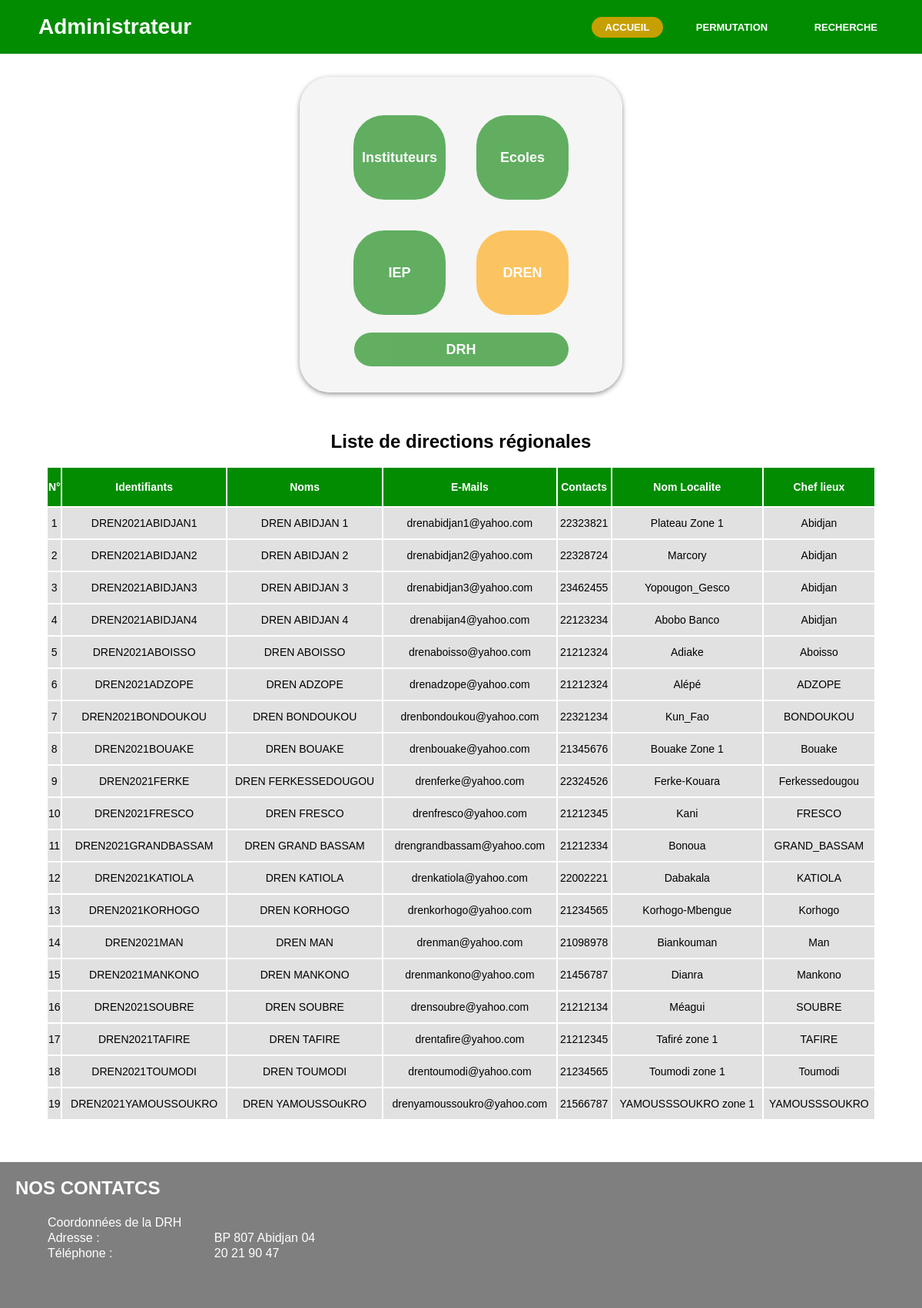
Screenshot of /views/admin/drenadmin.php with the database file from the repository.
### tables this page shows
CREATE TABLE `dren` (
  `Id_dren` varchar(50) NOT NULL,
  `nom_dren` varchar(100) NOT NULL,
  `mail_dren` varchar(100) NOT NULL,
  `contact_dren` varchar(10) NOT NULL,
  `Id_drh` varchar(100) NOT NULL,
  `Id_localite` int(11) NOT NULL,
  `matricule_respo` varchar(100) DEFAULT NULL,
  `nom_respo` varchar(50) NOT NULL,
  `prenoms_respo` varchar(100) NOT NULL,
  `mails_respo` varchar(100) NOT NULL,
  `tel_respo` int(10) NOT NULL
);

CREATE TABLE `localite` (
  `Id_localite` int(11) NOT NULL,
  `nom_localite` varchar(100) NOT NULL,
  `Chef_Lieux` varchar(100) NOT NULL
);

### models/Mod_DREN/bd_DREN.php (called while the page is built, shortened)
<?php
function liste_dren_All()
{
        $username = 'root';
        $pass = '';
        try {
                $user = new PDO('mysql:host=localhost;dbname=pct', $username, $pass);
                $user->setAttribute(PDO::ATTR_ERRMODE, PDO::ERRMODE_EXCEPTION);
                $user->setAttribute(PDO::MYSQL_ATTR_INIT_COMMAND, "SET NAMES 'UTF8'");
        } catch (PDOException $e) {
                die('echec lors de la connexion à la base de données:' . $e->getMessage());
        }
        $dren = $user->query("SELECT Id_dren, nom_dren, mail_dren, contact_dren, nom_localite, Chef_Lieux
        FROM dren, drh_men, localite
        WHERE  dren.Id_localite = localite.Id_localite AND dren.Id_drh = drh_men.Id_drh
        ORDER BY nom_dren
        ");
        $dren = $dren->fetchAll(PDO::FETCH_CLASS);
        return $dren;
}

### controllers/Con_dren/ConDren.php (the view, shortened to what this page needs)
<?php
class ConDren
{
  public function liste_dren_All()
  {
    require 'models/Mod_DREN/bd_DREN.php';
    $resul = liste_dren_All();
      $i = 1;
      echo "<h2 style=\"text-align:center\">Liste de directions régionales </h2>";
      echo "<br><table width=\"90%\" style=\"font-size:14px;margin-left: 5%;\" ><tr height=\"50px\" style=\"color:white;background: rgb(1, 140, 1);border-raduis:20px;\" >
          <th> N° </th><th> Identifiants </th> <th> Noms </th><th> E-Mails </th> <th> Contacts</th><th> Nom Localite</th> <th> Chef lieux </th> </tr>";
      foreach ($resul as $key => $valeur) {
        echo "<tr height=\"40px\" style=\"background-color:#e1e1e1\"><td><center> " . $i . " </center></td>";
        echo "<td><center> " . $valeur->Id_dren . " </center></td>";
        echo "<td><center> " . $valeur->nom_dren . " </center></td>";
        echo "<td><center> " . $valeur->mail_dren . " </center></td>";
        echo "<td><center> " . $valeur->contact_dren . " </center></td>";
        echo "<td><center> " . $valeur->nom_localite . " </center></td>";
        echo "<td><center> " . $valeur->Chef_Lieux . " </center></td>";
        $i++;
      }
      echo "</tr></table>";
  }
}

### views/css/navbar.css (style rules this page uses)
* { padding: 0; margin: 0; text-decoration: none; font-family: Arial, Helvetica, sans-serif; }
body { width: 100%; }

### rows the page displays
dren: Id_dren "DREN2021ABIDJAN1", nom_dren "DREN ABIDJAN 1", mail_dren "drenabidjan1@yahoo.com", contact_dren "22323821", Id_localite.nom_localite "Plateau Zone 1", Id_localite.Chef_Lieux "Abidjan"
dren: Id_dren "DREN2021ABIDJAN2", nom_dren "DREN ABIDJAN 2", mail_dren "drenabidjan2@yahoo.com", contact_dren "22328724", Id_localite.nom_localite "Marcory", Id_localite.Chef_Lieux "Abidjan"
dren: Id_dren "DREN2021ABIDJAN3", nom_dren "DREN ABIDJAN 3", mail_dren "drenabidjan3@yahoo.com", contact_dren "23462455", Id_localite.nom_localite "Yopougon_Gesco", Id_localite.Chef_Lieux "Abidjan"
dren: Id_dren "DREN2021ABIDJAN4", nom_dren "DREN ABIDJAN 4", mail_dren "drenabijan4@yahoo.com", contact_dren "22123234", Id_localite.nom_localite "Abobo Banco", Id_localite.Chef_Lieux "Abidjan"
dren: Id_dren "DREN2021ABOISSO", nom_dren "DREN ABOISSO", mail_dren "drenaboisso@yahoo.com", contact_dren "21212324", Id_localite.nom_localite "Adiake", Id_localite.Chef_Lieux "Aboisso"
dren: Id_dren "DREN2021ADZOPE", nom_dren "DREN ADZOPE", mail_dren "drenadzope@yahoo.com", contact_dren "21212324", Id_localite.nom_localite "Alépé", Id_localite.Chef_Lieux "ADZOPE"
dren: Id_dren "DREN2021BONDOUKOU", nom_dren "DREN BONDOUKOU", mail_dren "drenbondoukou@yahoo.com", contact_dren "22321234", Id_localite.nom_localite "Kun_Fao", Id_localite.Chef_Lieux "BONDOUKOU"
dren: Id_dren "DREN2021BOUAKE", nom_dren "DREN BOUAKE", mail_dren "drenbouake@yahoo.com", contact_dren "21345676", Id_localite.nom_localite "Bouake Zone 1", Id_localite.Chef_Lieux "Bouake"
dren: Id_dren "DREN2021FERKE", nom_dren "DREN FERKESSEDOUGOU", mail_dren "drenferke@yahoo.com", contact_dren "22324526", Id_localite.nom_localite "Ferke-Kouara", Id_localite.Chef_Lieux "Ferkessedougou"
dren: Id_dren "DREN2021FRESCO", nom_dren "DREN FRESCO", mail_dren "drenfresco@yahoo.com", contact_dren "21212345", Id_localite.nom_localite "Kani", Id_localite.Chef_Lieux "FRESCO"
dren: Id_dren "DREN2021GRANDBASSAM", nom_dren "DREN GRAND BASSAM", mail_dren "drengrandbassam@yahoo.com", contact_dren "21212334", Id_localite.nom_localite "Bonoua", Id_localite.Chef_Lieux "GRAND_BASSAM"
dren: Id_dren "DREN2021KATIOLA", nom_dren "DREN KATIOLA", mail_dren "drenkatiola@yahoo.com", contact_dren "22002221", Id_localite.nom_localite "Dabakala", Id_localite.Chef_Lieux "KATIOLA"
dren: Id_dren "DREN2021KORHOGO", nom_dren "DREN KORHOGO", mail_dren "drenkorhogo@yahoo.com", contact_dren "21234565", Id_localite.nom_localite "Korhogo-Mbengue", Id_localite.Chef_Lieux "Korhogo"
dren: Id_dren "DREN2021MAN", nom_dren "DREN MAN", mail_dren "drenman@yahoo.com", contact_dren "21098978", Id_localite.nom_localite "Biankouman", Id_localite.Chef_Lieux "Man"
dren: Id_dren "DREN2021MANKONO", nom_dren "DREN MANKONO", mail_dren "drenmankono@yahoo.com", contact_dren "21456787", Id_localite.nom_localite "Dianra", Id_localite.Chef_Lieux "Mankono"
dren: Id_dren "DREN2021SOUBRE", nom_dren "DREN SOUBRE", mail_dren "drensoubre@yahoo.com", contact_dren "21212134", Id_localite.nom_localite "Méagui", Id_localite.Chef_Lieux "SOUBRE"
dren: Id_dren "DREN2021TAFIRE", nom_dren "DREN TAFIRE", mail_dren "drentafire@yahoo.com", contact_dren "21212345", Id_localite.nom_localite "Tafiré zone 1", Id_localite.Chef_Lieux "TAFIRE"
dren: Id_dren "DREN2021TOUMODI", nom_dren "DREN TOUMODI", mail_dren "drentoumodi@yahoo.com", contact_dren "21234565", Id_localite.nom_localite "Toumodi zone 1", Id_localite.Chef_Lieux "Toumodi"
dren: Id_dren "DREN2021YAMOUSSOUKRO", nom_dren "DREN YAMOUSSOuKRO", mail_dren "drenyamoussoukro@yahoo.com", contact_dren "21566787", Id_localite.nom_localite "YAMOUSSSOUKRO zone 1", Id_localite.Chef_Lieux "YAMOUSSSOUKRO"
